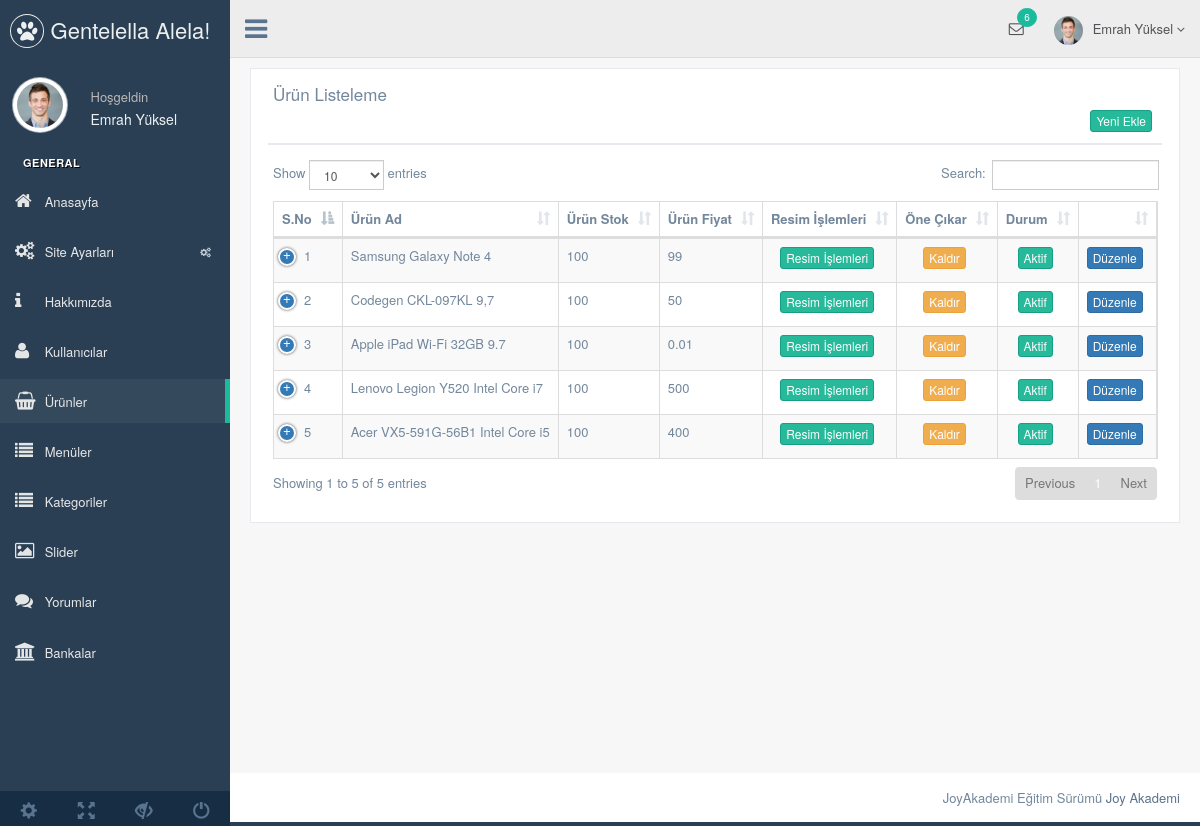
Screenshot of /nedmin/production/urun.php (signed in) with the database file from the repository.
### tables this page shows
CREATE TABLE IF NOT EXISTS `kullanici` (
  `kullanici_id` int(11) NOT NULL AUTO_INCREMENT,
  `kullanici_zaman` datetime NOT NULL DEFAULT CURRENT_TIMESTAMP,
  `kullanici_resim` varchar(250) NOT NULL,
  `kullanici_tc` varchar(50) NOT NULL,
  `kullanici_ad` varchar(50) NOT NULL,
  `kullanici_mail` varchar(100) NOT NULL,
  `kullanici_gsm` varchar(50) NOT NULL,
  `kullanici_password` varchar(50) NOT NULL,
  `kullanici_adsoyad` varchar(50) NOT NULL,
  `kullanici_adres` varchar(250) NOT NULL,
  `kullanici_il` varchar(100) NOT NULL,
  `kullanici_ilce` varchar(100) NOT NULL,
  `kullanici_unvan` varchar(100) NOT NULL,
  `kullanici_yetki` varchar(50) NOT NULL,
  `kullanici_durum` int(1) NOT NULL DEFAULT '1',
  PRIMARY KEY (`kullanici_id`)
);

CREATE TABLE IF NOT EXISTS `urun` (
  `urun_id` int(11) NOT NULL AUTO_INCREMENT,
  `kategori_id` int(11) NOT NULL,
  `urun_zaman` timestamp NOT NULL DEFAULT CURRENT_TIMESTAMP,
  `urun_ad` varchar(250) NOT NULL,
  `urun_seourl` varchar(250) NOT NULL,
  `urun_detay` text NOT NULL,
  `urun_fiyat` float(9,2) NOT NULL,
  `urun_video` varchar(50) NOT NULL,
  `urun_keyword` varchar(250) NOT NULL,
  `urun_stok` int(11) NOT NULL,
  `urun_durum` enum('0','1') NOT NULL,
  `urun_onecikar` enum('0','1') NOT NULL DEFAULT '0',
  PRIMARY KEY (`urun_id`)
);

### nedmin/production/urun.php (the view, shortened to what this page needs)
<?php
include 'header.php';
$urunsor=$db->prepare("SELECT * FROM urun order by urun_id DESC");
$urunsor->execute();
?>
<div class="right_col" role="main">
  <div class="">
    <div class="row">
      <div class="col-md-12 col-sm-12 col-xs-12">
        <div class="x_panel">
          <div class="x_title">
            <h2>Ürün Listeleme </h2>
            <div class="clearfix"></div>
            <div align="right">
              <a href="urun-ekle.php"><button class="btn btn-success btn-xs"> Yeni Ekle</button></a>
            </div>
          </div>
          <div class="x_content">
            <table id="datatable-responsive" class="table table-striped table-bordered dt-responsive nowrap" cellspacing="0" width="100%">
              <thead>
                <tr>
                  <th>S.No</th>
                  <th>Ürün Ad</th>
                  <th>Ürün Stok</th>
                  <th>Ürün Fiyat</th>
                  <th>Resim İşlemleri</th>
                  <th>Öne Çıkar</th>
                  <th>Durum</th>
                  <th></th>
                </tr>
              </thead>
              <tbody>
                <?php
                $say=0;
                while($uruncek=$urunsor->fetch(PDO::FETCH_ASSOC)) { $say++?>
                <tr>
                 <td width="20"><?php echo $say ?></td>
                 <td><?php echo $uruncek['urun_ad'] ?></td>
                 <td><?php echo $uruncek['urun_stok'] ?></td>
                 <td><?php echo $uruncek['urun_fiyat'] ?></td>
                  <td><center><a href="urun-galeri.php?urun_id=<?php echo $uruncek['urun_id'] ?>"><button class="btn btn-success btn-xs">Resim İşlemleri</button></a></center></td>
                 <td><center><?php
                 if ($uruncek['urun_onecikar']==0) {?>
                 <a href="../netting/islem.php?urun_id=<?php echo $uruncek['urun_id'] ?>&urun_one=1&urun_onecikar=ok"><button class="btn btn-success btn-xs">Ön Çıkar</button></a>
                 <?php } elseif ($uruncek['urun_onecikar']==1) {?>
                 <a href="../netting/islem.php?urun_id=<?php echo $uruncek['urun_id'] ?>&urun_one=0&urun_onecikar=ok"><button class="btn btn-warning btn-xs">Kaldır</button></a>
                   <?php } ?>
                  </center></td>
                 <td><center><?php
                  if ($uruncek['urun_durum']==1) {?>
                  <button class="btn btn-success btn-xs">Aktif</button>
                <?php } else {?>
                <button class="btn btn-danger btn-xs">Pasif</button>
                <?php } ?>
              </center>
            </td>
            <td><center><a href="urun-duzenle.php?urun_id=<?php echo $uruncek['urun_id']; ?>"><button class="btn btn-primary btn-xs">Düzenle</button></a></center></td>
          </tr>
          <?php  }
          ?>
        </tbody>
      </table>
    </div>
  </div>
</div>
</div>
</div>
</div>
<?php include 'footer.php'; ?>

### nedmin/production/header.php (shortened to what this page needs)
<?php
include '../netting/baglan.php';
$kullanicisor=$db->prepare("SELECT * FROM kullanici where kullanici_mail=:mail");
$kullanicisor->execute(array(
  'mail' => $_SESSION['kullanici_mail']
  ));
$kullanicicek=$kullanicisor->fetch(PDO::FETCH_ASSOC);
?>
<!DOCTYPE html>
<html lang="en">
<head>
  <link href="../vendors/bootstrap/dist/css/bootstrap.min.css" rel="stylesheet">
  <link href="../vendors/font-awesome/css/font-awesome.min.css" rel="stylesheet">
  <link href="../vendors/nprogress/nprogress.css" rel="stylesheet">
  <link href="../vendors/iCheck/skins/flat/green.css" rel="stylesheet">
  <link href="../vendors/datatables.net-bs/css/dataTables.bootstrap.min.css" rel="stylesheet">
  <link href="../vendors/datatables.net-buttons-bs/css/buttons.bootstrap.min.css" rel="stylesheet">
  <link href="../vendors/datatables.net-fixedheader-bs/css/fixedHeader.bootstrap.min.css" rel="stylesheet">
  <link href="../vendors/datatables.net-responsive-bs/css/responsive.bootstrap.min.css" rel="stylesheet">
  <link href="../vendors/datatables.net-scroller-bs/css/scroller.bootstrap.min.css" rel="stylesheet">
  <link href="../vendors/dropzone/dist/min/dropzone.min.css" rel="stylesheet">
  <link href="../build/css/custom.min.css" rel="stylesheet">
</head>
<body class="nav-md">
  <div class="container body">
    <div class="main_container">
      <div class="col-md-3 left_col">
        <div class="left_col scroll-view">
          <div class="navbar nav_title" style="border: 0;">
            <a href="index.html" class="site_title"><i class="fa fa-paw"></i> <span>Gentelella Alela!</span></a>
          </div>
          <div class="profile clearfix">
            <div class="profile_pic">
              <img src="images/img.jpg" alt="..." class="img-circle profile_img">
            </div>
            <div class="profile_info">
              <span>Hoşgeldin</span>
              <h2><?php echo $kullanicicek['kullanici_adsoyad'] ?></h2>
            </div>
          </div>
          <br />
          <div id="sidebar-menu" class="main_menu_side hidden-print main_menu">
            <div class="menu_section">
              <h3>General</h3>
              <ul class="nav side-menu">
                <li><a href="index.php"><i class="fa fa-home"></i> Anasayfa </a></li>
                <li><a><i class="fa fa-cogs"></i> Site Ayarları <span class="fa fa-cogs"></span></a>
             </li>
             <li><a href="hakkimizda.php"><i class="fa fa-info"></i> Hakkımızda </a></li>
             <li><a href="kullanici.php"><i class="fa fa-user"></i> Kullanıcılar </a></li>
             <li><a href="urun.php"><i class="fa fa-shopping-basket"></i> Ürünler </a></li>
             <li><a href="menu.php"><i class="fa fa-list"></i> Menüler </a></li>
             <li><a href="kategori.php"><i class="fa fa-list"></i> Kategoriler </a></li>
             <li><a href="slider.php"><i class="fa fa-image"></i> Slider </a></li>
             <li><a href="yorum.php"><i class="fa fa-comments"></i> Yorumlar </a></li>
             <li><a href="banka.php"><i class="fa fa-bank"></i> Bankalar </a></li>
           </ul>
         </div>
       </div>
       <div class="sidebar-footer hidden-small">
        <a data-toggle="tooltip" data-placement="top" title="Settings">
          <span class="glyphicon glyphicon-cog" aria-hidden="true"></span>
        </a>
        <a data-toggle="tooltip" data-placement="top" title="FullScreen">
          <span class="glyphicon glyphicon-fullscreen" aria-hidden="true"></span>
        </a>
        <a data-toggle="tooltip" data-placement="top" title="Lock">
          <span class="glyphicon glyphicon-eye-close" aria-hidden="true"></span>
        </a>
        <a data-toggle="tooltip" data-placement="top" title="Logout">
          <span class="glyphicon glyphicon-off" aria-hidden="true"></span>
        </a>
      </div>
    </div>
  </div>
  <div class="top_nav">
    <div class="nav_menu">
      <nav>
        <div class="nav toggle">
          <a id="menu_toggle"><i class="fa fa-bars"></i></a>
        </div>
        <ul class="nav navbar-nav navbar-right">
          <li class="">
            <a href="javascript:;" class="user-profile dropdown-toggle" data-toggle="dropdown" aria-expanded="false">
              <img src="images/img.jpg" alt=""><?php echo $kullanicicek['kullanici_adsoyad'] ?>
              <span class=" fa fa-angle-down"></span>
            </a>
          </li>
          <li role="presentation" class="dropdown">
            <a href="javascript:;" class="dropdown-toggle info-number" data-toggle="dropdown" aria-expanded="false">
              <i class="fa fa-envelope-o"></i>
              <span class="badge bg-green">6</span>
            </a>
          </li>
        </ul>
      </nav>
    </div>
  </div>

### rows the page displays
kullanici: kullanici_adsoyad "Emrah Yüksel"
urun: urun_ad "Samsung Galaxy Note 4", urun_stok "100", urun_fiyat "99", urun_durum "Aktif"
urun: urun_ad "Codegen CKL-097KL 9,7", urun_stok "100", urun_fiyat "50", urun_durum "Aktif"
urun: urun_ad "Apple iPad Wi-Fi 32GB 9.7", urun_stok "100", urun_fiyat "0.01", urun_durum "Aktif"
urun: urun_ad "Lenovo Legion Y520 Intel Core i7", urun_stok "100", urun_fiyat "500", urun_durum "Aktif"
urun: urun_ad "Acer VX5-591G-56B1 Intel Core i5", urun_stok "100", urun_fiyat "400", urun_durum "Aktif"
